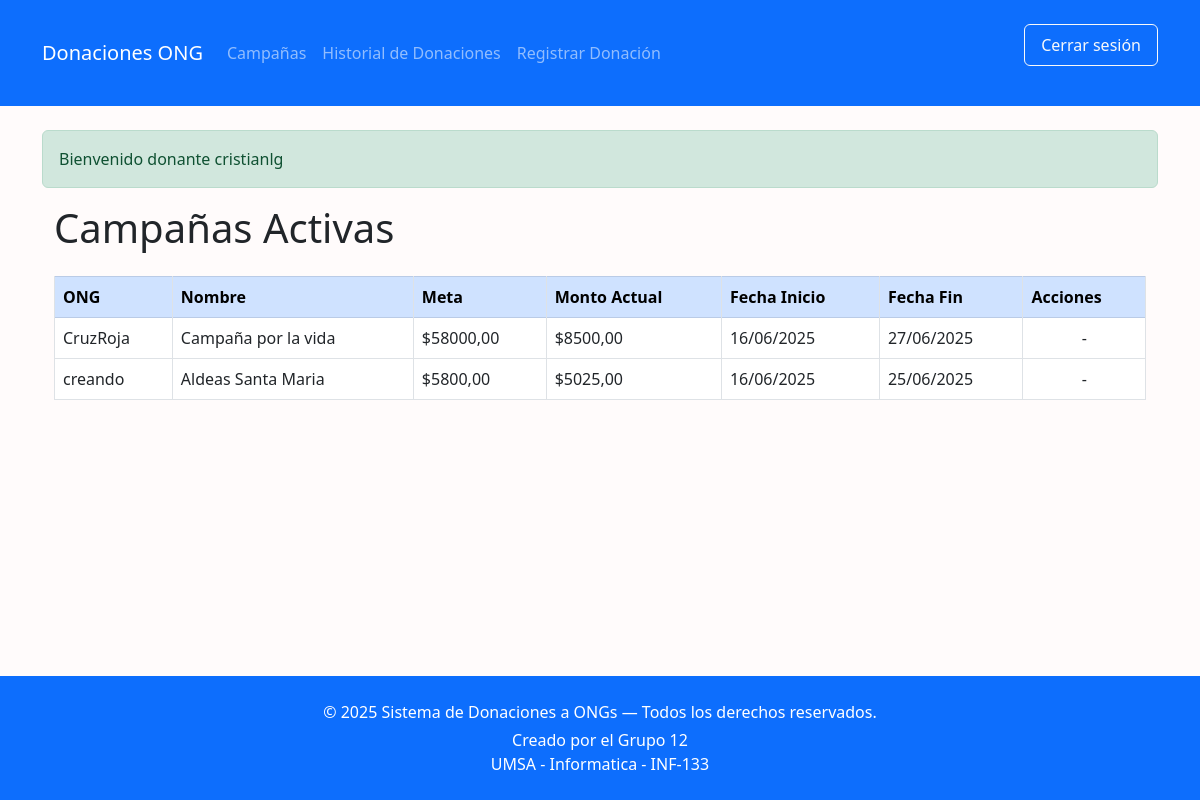
The app's page /campaña/ (signed in) with its own data.
### core/models.py (models this page shows, shortened)
class Campaña(models.Model):
    ong = models.ForeignKey('ONG', on_delete=models.CASCADE)
    nombre = models.CharField(max_length=100)
    monto_actual = models.DecimalField(max_digits=10, decimal_places=2, default=0)
    meta = models.DecimalField(
        max_digits=10,
        decimal_places=2,
        validators=[MinValueValidator(0.01)]  # mínimo 0.01
    )
    descripcion = models.TextField(default='')
    fecha_inicio = models.DateField()
    fecha_fin = models.DateField()

class ONG(models.Model):
    user = models.OneToOneField(User, on_delete=models.CASCADE)
    descripcion = models.TextField()
    direccion = models.CharField(max_length=200)

### core/templatetags/custom_tags.py (called while the page is built)
@register.filter
def tiene_attr(obj, attr):
    return hasattr(obj, attr)

### core/views.py (called while the page is built)
@login_required
def mostrar_campañas(request):
    campañas = Campaña.objects.all()
    return render(request, 'core/mostrar_campañas.html', {'campañas': campañas})

### core/templates/core/mostrar_campañas.html (shortened to what this page needs)
{% extends 'core/base.html' %}
{% block content %}
<div class="container">
  <h1 class="mb-4">Campañas Activas</h1>
  <div class="table-responsive">
    <table class="table table-bordered table-hover align-middle">
      <thead class="table-primary">
        <tr>
          <th>ONG</th>
          <th>Nombre</th>
          <th>Meta</th>
          <th>Monto Actual</th>
          <th>Fecha Inicio</th>
          <th>Fecha Fin</th>
          {% if request.user.is_authenticated %}
            <th>Acciones</th>
          {% endif %}
        </tr>
      </thead>
      <tbody>
        {% for campaña in campañas %}
        <tr>
          <td>{{ campaña.ong.user.username }}</td>
          <td>{{ campaña.nombre }}</td>
          <td>${{ campaña.meta|floatformat:2 }}</td>
          <td>${{ campaña.monto_actual|floatformat:2 }}</td>
          <td>{{ campaña.fecha_inicio|date:"d/m/Y" }}</td>
          <td>{{ campaña.fecha_fin|date:"d/m/Y" }}</td>
          {% if request.user.is_authenticated and request.user.is_superuser or request.user.ong == campaña.ong %}
          <td>
             <a href="{% url 'editar_campaña' campaña.id %}" class="btn btn-sm btn-warning me-2">Editar</a>
    <a href="{% url 'eliminar_campaña' campaña.id %}" class="btn btn-sm btn-danger">Eliminar</a>
  </td>
{% else %}
          <td class="text-center">-</td>
          {% endif %}
        </tr>
        {% empty %}
        <tr>
          <td colspan="7" class="text-center">No hay campañas registradas.</td>
        </tr>
        {% endfor %}
      </tbody>
    </table>
  </div>
</div>
{% endblock %}

### core/templates/core/base.html (shortened to what this page needs)
{% load static %}
{% load custom_tags %}
<!DOCTYPE html>
<html lang="es">
<head>
    <link href="https://cdn.jsdelivr.net/npm/bootstrap@5.3.0/dist/css/bootstrap.min.css" rel="stylesheet">
    {% block extra_css %}
     <link href="{% static 'css/styles.css' %}" rel="stylesheet">
    {% endblock %}
</head  class="d-flex flex-column min-vh-100">
<body>
    <nav class="navbar navbar-expand-lg navbar-dark bg-primary">
        <div class="container">
            <a class="navbar-brand" href="{% url 'home' %}">Donaciones ONG</a>
            <div class="collapse navbar-collapse" id="navbarContent">
                <ul class="navbar-nav me-auto mb-2 mb-lg-0">
                    {% if user.is_authenticated %}
                        {% if user.is_superuser %}
                            <li class="nav-item"><a class="nav-link" href="{% url 'mostrar_campañas' %}">Campañas</a></li>
                            <li class="nav-item"><a class="nav-link" href="{% url 'crear_campaña' %}">Crear Campaña</a></li>
                            <li class="nav-item"><a class="nav-link" href="{% url 'listar_donaciones' %}">Historial de Donaciones</a></li>
                            <li class="nav-item"><a class="nav-link" href="{% url 'crear_donacion' %}">Registrar Donación</a></li>
                        {% elif user|tiene_attr:"ong" %}
                            <li class="nav-item"><a class="nav-link" href="{% url 'mostrar_campañas' %}">Campañas</a></li>
                            <li class="nav-item"><a class="nav-link" href="{% url 'crear_campaña' %}">Crear Campaña</a></li>
                            <li class="nav-item"><a class="nav-link" href="{% url 'listar_donaciones' %}">Historial de Donaciones</a></li>
                        {% elif user|tiene_attr:"donante" %}
                            <li class="nav-item"><a class="nav-link" href="{% url 'mostrar_campañas' %}">Campañas</a></li>
                            <li class="nav-item"><a class="nav-link" href="{% url 'listar_donaciones' %}">Historial de Donaciones</a></li>
                            <li class="nav-item"><a class="nav-link" href="{% url 'crear_donacion' %}">Registrar Donación</a></li>
                        {% endif %}
                    {% endif %}
                </ul>
                {% if user.is_authenticated %}
                    <form method="post" action="{% url 'logout' %}" class="d-flex">
                        <button class="btn btn-outline-light" type="submit">Cerrar sesión</button>
                    </form>
                {% endif %}
            </div>
        </div>
    </nav>
    <main class="container my-4">
        {% if user.is_authenticated %}
            {% if user.is_superuser %}
                <div class="alert alert-info">Bienvenido administrador {{ user.username }}</div>
            {% elif user|tiene_attr:"donante" %}
                <div class="alert alert-success">Bienvenido donante {{ user.username }}</div>
            {% elif user|tiene_attr:"ong" %}
                <div class="alert alert-warning">ONG: {{ user.username }}</div>
            {% endif %}
        {% endif %}
        {% block content %}
        {% endblock %}
    </main>
    <footer class="footer bg-primary text-white text-center py-4 mt-5">
        <div class="container">
            <p class="mb-1">&copy; 2025 Sistema de Donaciones a ONGs — Todos los derechos reservados.</p>
            <p class="mb-0">Creado por el Grupo 12</p>
            <p class="mb-0">UMSA - Informatica - INF-133 </p>
        </div>
    </footer>
</body>
</html>

### core/static/css/styles.css (style rules this page uses)
html, body { height: 100%; margin: 0; }
body { display: flex; flex-direction: column; min-height: 100vh; background-color: #fffafab7; font-family: 'Segoe UI', Tahoma, Geneva, Verdana, sans-serif; }
main { flex: 1 0 auto; }
footer { flex-shrink: 0; background-color: #0d6efd; color: white; text-align: center; padding: 1rem 0; }
h1, h2, h3 { margin-bottom: 1rem; }
table { width: 100%; border-collapse: collapse; margin-bottom: 1.5rem; }
table th, table td { border: 1px solid #dee2e6; padding: 0.75rem; vertical-align: middle; }
table th { background-color: #0d6efd; color: white; text-align: left; }
button, .btn { border-radius: 0.375rem; padding: 0.5rem 1rem; }
a { color: #0d6efd; text-decoration: none; }
form { max-width: 600px; margin-bottom: 2rem; }
form button { margin-top: 1rem; }
.alert-success { background-color: #d1e7dd; border-color: #badbcc; color: #0f5132; }

### records on screen
Campaña: ong.user.username "CruzRoja", nombre "Campaña por la vida", meta "58000,00", monto_actual "8500,00", fecha_inicio "16/06/2025", fecha_fin "27/06/2025"
Campaña: ong.user.username "creando", nombre "Aldeas Santa Maria", meta "5800,00", monto_actual "5025,00", fecha_inicio "16/06/2025", fecha_fin "25/06/2025"

### other values on screen
{{ user.username }} "cristianlg"
